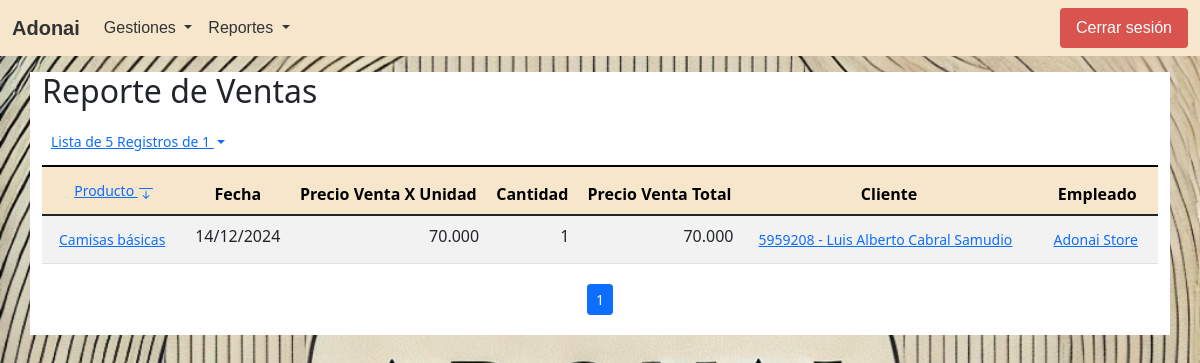
Page /reporte_ventas_x_empleado.php?iprod=1 (signed in) on the committed database.
### tables this page shows
CREATE TABLE IF NOT EXISTS `ventas` (
  `id_venta` int(11) NOT NULL AUTO_INCREMENT,
  `id_producto` int(11) NOT NULL,
  `fecha` date NOT NULL,
  `precio_venta_x_unidad` decimal(10,2) NOT NULL,
  `cantidad` int(11) NOT NULL,
  `precio_venta_total` int(11) NOT NULL,
  `id_cliente` int(11) DEFAULT NULL,
  `id_empleado` int(11) NOT NULL,
  `id_punto_venta` int(11) DEFAULT NULL,
  `estado` enum('ACTIVO','ANULADO') DEFAULT 'ACTIVO',
  `fch_estado` datetime DEFAULT NULL,
  `creado_en` datetime DEFAULT NULL,
  `actualizado_en` datetime DEFAULT NULL,
  PRIMARY KEY (`id_venta`),
  KEY `id_cliente` (`id_cliente`),
  KEY `id_punto_venta` (`id_punto_venta`),
  KEY `prod_vent_fk` (`id_producto`),
  KEY `empl_vent_fk` (`id_empleado`)
);

CREATE TABLE IF NOT EXISTS `productos` (
  `id_producto` int(11) NOT NULL AUTO_INCREMENT,
  `descripcion` text,
  `stock` int(11) NOT NULL,
  `id_proveedor` int(11) DEFAULT NULL,
  `estado` enum('ACTIVO','INACTIVO') DEFAULT 'ACTIVO',
  `fch_estado` datetime DEFAULT NULL,
  `creado_en` datetime DEFAULT NULL,
  `actualizado_en` datetime DEFAULT NULL,
  PRIMARY KEY (`id_producto`),
  KEY `id_proveedor` (`id_proveedor`)
);

CREATE TABLE IF NOT EXISTS `clientes` (
  `id_cliente` int(11) NOT NULL AUTO_INCREMENT,
  `cedula` varchar(50) NOT NULL,
  `ruc` varchar(50) DEFAULT NULL,
  `nombre` varchar(100) NOT NULL,
  `apellido` varchar(100) NOT NULL,
  `direccion` text,
  `telefono` varchar(15) DEFAULT NULL,
  `estado` enum('ACTIVO','INACTIVO') DEFAULT 'ACTIVO',
  `fch_estado` datetime DEFAULT NULL,
  `creado_en` datetime DEFAULT NULL,
  `actualizado_en` datetime DEFAULT NULL,
  PRIMARY KEY (`id_cliente`)
);

### procesos/Ventas.php (called while the page is built, shortened)
<?php
class Ventas
{
    private $dbConnect = null;
    public function __construct()
    {
        $Conexion = new Conexion();
        $this->dbConnect = $Conexion->conectar();
    }
    public function getTotalItemsVentasReporteEmpleado($id_empleado = -1, $id_producto = -1, $id_cliente = -1)
    {
        $total_registros  = 1;
        $conn = $this->dbConnect;
        $sql = "select count(*) as total_registros from ventas vent, productos prod, clientes clie, empleados empl where vent.id_producto=prod.id_producto and clie.id_cliente=vent.id_cliente and empl.id_empleado=vent.id_empleado and vent.estado = 'ACTIVO' ";
        if ($id_empleado != -1) {
            $sql = "$sql and vent.id_empleado = ? ";
        } else {
            $sql = "$sql and (vent.id_empleado = ? or vent.id_empleado = vent.id_empleado) ";
        }
        if ($id_producto > -1) {
            $sql = "$sql and vent.id_producto = ?";
        } else {
            $sql = "$sql and (vent.id_producto = ? or vent.id_producto = vent.id_producto) ";
        }
        if ($id_cliente > -1) {
            $sql = "$sql and vent.id_cliente = ?";
        } else {
            $sql = "$sql and (vent.id_cliente = ? or vent.id_cliente = vent.id_cliente) ";
        }
        $stmt = $conn->prepare($sql);
        $result = $stmt->bind_param("iii", $id_empleado, $id_producto, $id_cliente);
        $result = $stmt->execute();
        $result = $stmt->get_result();
        if ($result->num_rows > 0) {
            $row = $result->fetch_assoc();
            $total_registros = $row['total_registros'];
        }
        return $total_registros;
    }
    public function getVentasReporteEmpleado($id_empleado = -1, $id_producto = -1, $id_cliente = -1, $page = 1, $num_results_on_page = 5)
    {
        $calc_page = ($page - 1) * $num_results_on_page;
        $conn = $this->dbConnect;
        $sql = "select vent.id_venta, vent.id_producto, prod.descripcion, vent.fecha, vent.precio_venta_x_unidad, vent.cantidad, vent.precio_venta_total, vent.id_cliente, clie.cedula, clie.nombre, clie.apellido, vent.id_empleado, CONCAT(empl.nombre, ' ', empl.apellido) nombre_empleado from ventas vent, productos prod, clientes clie, empleados empl where vent.id_producto=prod.id_producto and clie.id_cliente=vent.id_cliente and empl.id_empleado=vent.id_empleado and vent.estado = 'ACTIVO' ";
        if ($id_empleado != -1) {
            $sql = "$sql and vent.id_empleado = ? ";
        } else {
            $sql = "$sql and (vent.id_empleado = ? or vent.id_empleado = vent.id_empleado) ";
        }
        if ($id_producto > -1) {
            $sql = "$sql and vent.id_producto = ?";
        } else {
            $sql = "$sql and (vent.id_producto = ? or vent.id_producto = vent.id_producto) ";
        }
        if ($id_cliente > -1) {
            $sql = "$sql and vent.id_cliente = ?";
        } else {
            $sql = "$sql and (vent.id_cliente = ? or vent.id_cliente = vent.id_cliente) ";
        }
        $sql = "$sql ORDER BY vent.fecha desc LIMIT ?,?";
        $stmt = $conn->prepare($sql);
        $result = $stmt->bind_param("iiiii", $id_empleado, $id_producto, $id_cliente, $calc_page, $num_results_on_page);
        $result = $stmt->execute();
        $result = $stmt->get_result();
        return $result;
    }
}

### procesos/Ventanas.php (called while the page is built, shortened)
<?php
class Ventanas
{
    private $dbConnect = null;
    public function __construct()
    {
        $Conexion = new Conexion();
        $this->dbConnect = $Conexion->conectar();
    }
    public function getVentanasPorRolGrupo($id_rol, $grupo)
    {
        $conn = $this->dbConnect;
        $sql = "SELECT distinct vent.id_ventana, vent.descripcion FROM ventanas vent, rol_ventanas rove where rove.id_ventana=vent.id_ventana and vent.estado='ACTIVO' and rove.estado='ACTIVO' and rove.id_rol = ? and vent.grupo = ?";
        $stmt = $conn->prepare($sql);
        $stmt->bind_param("is", $id_rol, $grupo);
        $result = $stmt->execute();
        $result = $stmt->get_result();
        return $result;
    }
    public function getGruposVentanasPorRol($id_rol)
    {
        $conn = $this->dbConnect;
        $sql = "SELECT distinct vent.grupo FROM ventanas vent, rol_ventanas rove where rove.id_ventana=vent.id_ventana and vent.estado='ACTIVO' and rove.estado='ACTIVO' and rove.id_rol = ?";
        $stmt = $conn->prepare($sql);
        $stmt->bind_param("i", $id_rol);
        $result = $stmt->execute();
        $result = $stmt->get_result();
        return $result;
    }
}

### reporte_ventas_x_empleado.php (the view, shortened to what this page needs)
<?php
include_once 'procesos/Ventas.php';
$Ventas = new Ventas();
if ($_SERVER['REQUEST_METHOD'] == 'GET') {
    $num_results_on_page = isset($_GET['nrop']) && is_numeric($_GET['nrop']) ? $_GET['nrop'] : 5;
    $page = isset($_GET['pn']) && is_numeric($_GET['pn']) ? $_GET['pn'] : 1;
    $iprod = isset($_GET['iprod']) && is_string($_GET['iprod']) ? $_GET['iprod'] : -1;
    $iclie = isset($_GET['iclie']) && is_string($_GET['iclie']) ? $_GET['iclie'] : -1;
    if ($_SESSION['usuario']["rol"] == 1) {
        $iempl = isset($_GET['iempl']) && is_string($_GET['iempl']) ? $_GET['iempl'] : -1;
    } else {
        $iempl = $_SESSION['usuario']["id_empleado"];
    }
    $total_pages = $Ventas->getTotalItemsVentasReporteEmpleado($iempl, $iprod, $iclie);
    $result = $Ventas->getVentasReporteEmpleado($iempl, $iprod, $iclie, $page, $num_results_on_page);
};
?>
<!DOCTYPE html>
<html lang="es">
<head>
    <link href="https://cdn.jsdelivr.net/npm/bootstrap@5.1.3/dist/css/bootstrap.min.css" rel="stylesheet">
</head>
<body class="container-index">
    <?php
    include_once("navbar.php")
    ?>
    <div class="container bg-white mt-3">
        <h2>Reporte de Ventas</h2>
        <table class="table table-striped table-responsive caption-top mb-3">
            <caption>
                <div class="btn-group">
                    <button class="btn btn-link btn-sm dropdown-toggle" type="button" id="EstadoDropdown" data-bs-toggle="dropdown" data-bs-auto-close="true" aria-expanded="false">
                        Lista de <?php echo $num_results_on_page ?> Registros de <?php echo $total_pages ?>
                    </button>
                </div>
            </caption>
            <thead class="table-principal">
                <tr>
                    <th class="text-center">
                        <?php if ($iprod == -1): echo "Producto";
                        else: echo "<a href='reporte_ventas_x_empleado.php?e=$estado&pn=$page&nrop=$num_results_on_page&iclie=$iclie&iempl=$iempl' class='btn btn-link btn-sm'>Producto <svg xmlns='http://www.w3.org/2000/svg' width='16' height='16' fill='currentColor' class='bi bi-arrow-bar-down' viewBox='0 0 16 16'><path fill-rule='evenodd' d='M1 3.5a.5.5 0 0 1 .5-.5h13a.5.5 0 0 1 0 1h-13a.5.5 0 0 1-.5-.5M8 6a.5.5 0 0 1 .5.5v5.793l2.146-2.147a.5.5 0 0 1 .708.708l-3 3a.5.5 0 0 1-.708 0l-3-3a.5.5 0 0 1 .708-.708L7.5 12.293V6.5A.5.5 0 0 1 8 6'/></svg></a>";
                        endif; ?>
                    </th>
                    <th class="text-center">Fecha</th>
                    <th class="text-center">Precio Venta X Unidad</th>
                    <th class="text-center">Cantidad</th>
                    <th class="text-center">Precio Venta Total</th>
                    <th class="text-center">
                        <?php if ($iclie == -1): echo "Cliente";
                        endif; ?>
                    </th>
                    <?php if ($_SESSION['usuario']["rol"] == 1): ?>
                        <th class="text-center">
                            <?php if ($iempl == -1): echo "Empleado";
                            endif; ?>
                        </th>
                    <?php endif; ?>
                </tr>
            </thead>
            <tbody>
                <?php while ($row = $result->fetch_assoc()): ?>
                    <tr>
                        <td>
                            <a href="reporte_ventas_x_empleado.php?e=<?php echo $estado; ?>&pn=<?php echo $page ?>&nrop=<?php echo $num_results_on_page ?>&iprod=<?php echo $row['id_producto'] ?>&iclie=<?php echo $iclie ?>&iempl=<?php echo $iempl ?>" class="btn btn-link btn-sm">
                                <?php echo $row['descripcion']; ?>
                            </a>
                        </td>
                        <td class="text-center">
                            <?php
                            $timestamp = strtotime($row['fecha']);
                            echo date('d/m/Y', $timestamp);
                            ?>
                        </td>
                        <td class="text-end"><?php echo number_format($row['precio_venta_x_unidad'], 0, '', '.'); ?></td>
                        <td class="text-end"><?php echo $row['cantidad']; ?></td>
                        <td class="text-end"><?php echo number_format($row['precio_venta_total'], 0, '', '.'); ?></td>
                        <td>
                            <a href="reporte_ventas_x_empleado.php?e=<?php echo $estado; ?>&pn=<?php echo $page ?>&nrop=<?php echo $num_results_on_page ?>&iprod=<?php echo $iprod ?>&iclie=<?php echo $row['id_cliente'] ?>&iempl=<?php echo $iempl ?>" class="btn btn-link btn-sm">
                                <?php echo $row['cedula']; ?> - <?php echo $row['nombre']; ?> <?php echo $row['apellido']; ?>
                            </a>
                        </td>
                        <?php if ($_SESSION['usuario']["rol"] == 1): ?>
                            <td>
                                <a href="reporte_ventas_x_empleado.php?e=<?php echo $estado; ?>&pn=<?php echo $page ?>&nrop=<?php echo $num_results_on_page ?>&iprod=<?php echo $iprod ?>&iclie=<?php echo $iclie ?>&iempl=<?php echo $row['id_empleado'] ?>" class="btn btn-link btn-sm">
                                    <?php echo $row['nombre_empleado']; ?>
                                </a>
                            </td>
                        <?php endif; ?>
                    </tr>
                <?php endwhile; ?>
            </tbody>
        </table>
        <?php if (ceil($total_pages / $num_results_on_page) > 0): ?>
            <nav aria-label="Navegación de la página" class="py-1">
                <ul class="pagination pagination-sm justify-content-center">
                    <li class="page-item active">
                        <span class="page-link"><?php echo $page ?></span>
                    </li>
                </ul>
            </nav>
        <?php endif; ?>
    </div>
</body>
</html>

### assets/css/style-principal.css (style rules this page uses)
.table-principal { --bs-table-bg: #f5e6cc; --bs-table-striped-bg: #e9dbc2; --bs-table-striped-color: #000; --bs-table-active-bg: #ddcfb8; --bs-table-active-color: #000; --bs-table-hover-bg: #e3d5bd; --bs-table-hover-color: #000; color: #000; border-color: #ddcfb8; }

### reporte_ventas_x_empleado.php (style rules this page uses)
.container-index { background: url(./assets/img/bsb-logo.webp) no-repeat center center fixed; -webkit-background-size: cover; -moz-background-size: cover; -o-background-size: cover; background-size: cover; height: 100vh; }

### rows in the picture
ventas: id_producto.descripcion "Camisas básicas", fecha "14/12/2024", precio_venta_x_unidad "70.000", cantidad "1", precio_venta_total "70.000", id_cliente.cedula "5959208", id_cliente.nombre "Luis Alberto", id_cliente.apellido "Cabral Samudio", nombre_empleado "Adonai Store"

### other values in the picture
$grupoVentana['grupo'] "Gestiones"
$grupoVentana['grupo'] "Reportes"
$num_results_on_page "5"
$total_pages "1"
$page "1"
